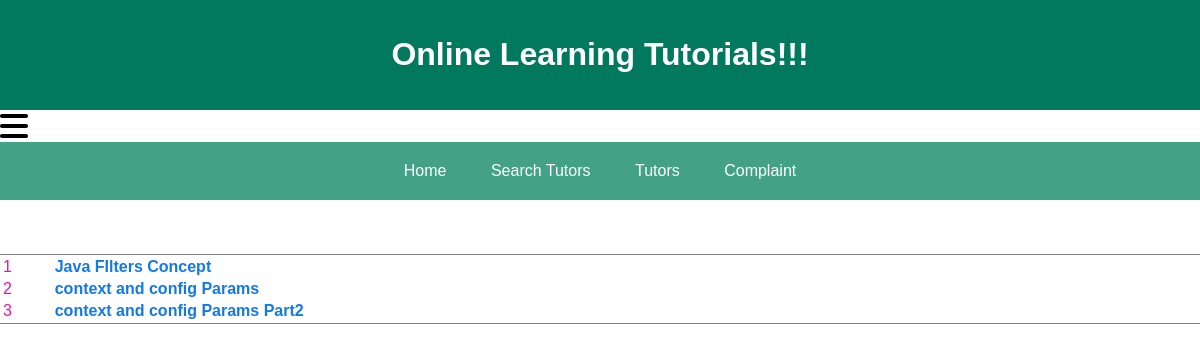
/ShowLectures.php?id=1, run on the app's committed database.
### tables this page shows
CREATE TABLE IF NOT EXISTS `VideoLinks` (
  `Id` int(10) NOT NULL,
  `Username` varchar(40) NOT NULL,
  `Course` varchar(40) NOT NULL,
  `VideoName` varchar(50) NOT NULL,
  `VideoLink` varchar(400) NOT NULL
);

### ShowLectures.php (the view, shortened to what this page needs)
<!DOCTYPE html>
<html>
 <head>
  <link rel="stylesheet" type="text/css" href="style.css">
  <link rel="stylesheet" type="text/css" href="font-awesome.min.css">
 </head>
 <body>
	  <header>
	   <h1> Online Learning Tutorials!!! </h1>
	  </header>
	  <nav>
	   <div>
		<i class="fa fa-bars fa-2x"></i>
	   </div>
	   <ul>
		<li><a href="Member_Load.php">Home</a></li>
		<li><a href="Search_Tutors.php">Search Tutors</a></li>
		<li><a href="test.php">Tutors</a></li>
		<li><a href="#">Complaint</a></li>
	   </ul>
	  </nav>
	  <div>
		<?php
		 include 'Db.php';
		 if(isset($_GET['id']))
		 {
			 $TutorId=$_GET['id'];
			 if(!empty($TutorId))
			 {
				$query="SELECT * FROM `AddTutors` WHERE Id='$TutorId'";
				$query_result=mysqli_query($conn,$query);
				while($rows=mysqli_fetch_assoc($query_result))
				{
					$count=0;
					$Course=$rows['Course'];
					$Instructor_Username=$rows['Username'];
					$query1="SELECT * FROM `VideoLinks` WHERE Username='$Instructor_Username' and Course='$Course'";
					$query_result1=mysqli_query($conn,$query1);
					echo '<table frame="hsides" width="100%">';
					while($rows1=mysqli_fetch_assoc($query_result1))
					{
						$VideoName=$rows1['VideoName'];
						$VideoId=$rows1['Id'];
						echo '<tr><td style="color:#e812b4;">'.++$count.'</td><td><a href="Watch.php?id='.$VideoId.'" style="text-decoration:none;"><b style="color:#1279e8;">'.$VideoName.'</b></a></td></tr>';
						echo '<br>';
					}
					echo '</table>';
				}
			 }
		 }
		?>
	  </div>
 </body>
</html>

### style.css (style rules this page uses)
body { margin:0; padding:0; font-family: sans-serif; }
header { background: #00795f; width: 100%; padding: 15px 0; color: #fff; text-align: center; }
nav ul { background-color:#43a286; overflow: hidden; color:#fff; padding: 0; text-align: center; margin:0; }
nav ul li { display: inline-block; padding: 20px; }
nav ul li a { text-decoration:none; color:inherit; }

### data on the page
videolinks: VideoName "Java FIlters Concept"
videolinks: VideoName "context and config Params"
videolinks: VideoName "context and config Params Part2"
